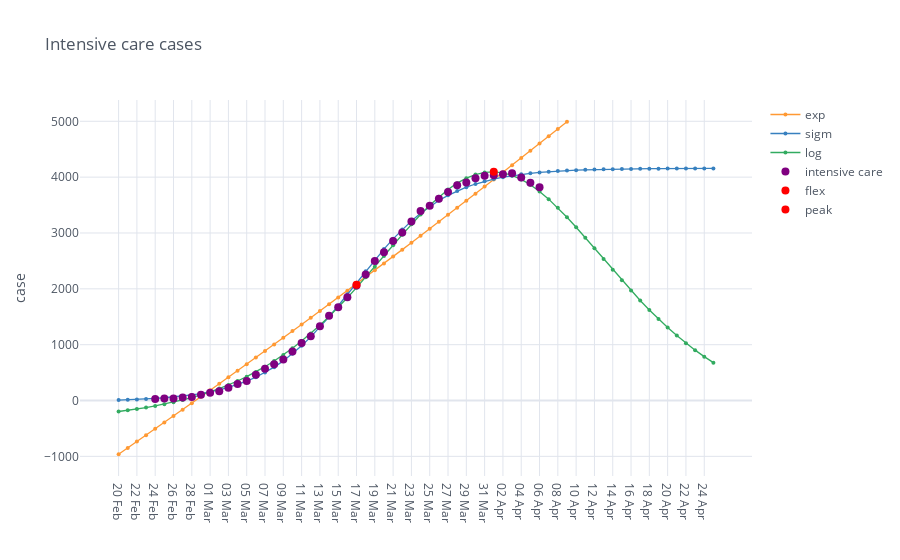

The notebook cell saved with this chart:
### Markdown cell above
## Fitting intensive care data with exponential and logistic models

The exponential model is:

$$y = e^{k(x-x_0)} + y_0$$

where $k, x_0, y_0$ are the parameters to estimate.

For the logistic model:

$$y = \frac{c}{1+e^{-k(x-x_0)}} + y_0$$

where $c, k, x_0, y_0$ are the parameters to estimate.

### Code cell
# condition = df['intensive care'] >= 0
# df = df[condition]

fig = mpl.iplot_analysis_plot(df.drop(columns=['day']), title='Intensive care cases')
fig.show()

### Figure 1 — Plotly figure (JSON) as saved in the notebook; plotly's stock layout.template omitted (floating-point values rounded to 4 significant figures)
{"data": [{"line": {"color": "rgba(255, 153, 51, 1.0)", "dash": "solid", "shape": "linear", "width": 1.3}, "marker": {"size": 4, "symbol": "circle"}, "mode": "lines+markers", "name": "exp", "text": "", "type": "scatter", "x": ["20 Feb", "21 Feb", "22 Feb", "23 Feb", "24 Feb", "25 Feb", "26 Feb", "27 Feb", "28 Feb", "29 Feb", "01 Mar", "02 Mar", "03 Mar", "04 Mar", "05 Mar", "06 Mar", "07 Mar", "08 Mar", "09 Mar", "10 Mar", "11 Mar", "12 Mar", "13 Mar", "14 Mar", "15 Mar", "16 Mar", "17 Mar", "18 Mar", "19 Mar", "20 Mar", "21 Mar", "22 Mar", "23 Mar", "24 Mar", "25 Mar", "26 Mar", "27 Mar", "28 Mar", "29 Mar", "30 Mar", "31 Mar", "01 Apr", "02 Apr", "03 Apr", "04 Apr", "05 Apr", "06 Apr", "07 Apr", "08 Apr", "09 Apr", "10 Apr", "11 Apr", "12 Apr", "13 Apr", "14 Apr", "15 Apr", "16 Apr", "17 Apr", "18 Apr", "19 Apr", "20 Apr", "21 Apr", "22 Apr", "23 Apr", "24 Apr", "25 Apr"], "y": [-961.1, -848.2, -735.0, -621.4, -507.4, -393.2, -278.5, -163.6, -48.24, 67.42, 183.4, 299.8, 416.5, 533.6, 651.0, 768.8, 886.9, 1005.0, 1124.0, 1243.0, 1363.0, 1483.0, 1603.0, 1724.0, 1845.0, 1966.0, 2088.0, 2210.0, 2332.0, 2455.0, 2578.0, 2702.0, 2826.0, 2950.0, 3075.0, 3200.0, 3326.0, 3451.0, 3578.0, 3704.0, 3831.0, 3958.0, 4086.0, 4214.0, 4343.0, 4472.0, 4601.0, 4731.0, 4861.0, 4991.0, "", "", "", "", "", "", "", "", "", "", "", "", "", "", "", ""]}, {"line": {"color": "rgba(55, 128, 191, 1.0)", "dash": "solid", "shape": "linear", "width": 1.3}, "marker": {"size": 4, "symbol": "circle"}, "mode": "lines+markers", "name": "sigm", "text": "", "type": "scatter", "x": ["20 Feb", "21 Feb", "22 Feb", "23 Feb", "24 Feb", "25 Feb", "26 Feb", "27 Feb", "28 Feb", "29 Feb", "01 Mar", "02 Mar", "03 Mar", "04 Mar", "05 Mar", "06 Mar", "07 Mar", "08 Mar", "09 Mar", "10 Mar", "11 Mar", "12 Mar", "13 Mar", "14 Mar", "15 Mar", "16 Mar", "17 Mar", "18 Mar", "19 Mar", "20 Mar", "21 Mar", "22 Mar", "23 Mar", "24 Mar", "25 Mar", "26 Mar", "27 Mar", "28 Mar", "29 Mar", "30 Mar", "31 Mar", "01 Apr", "02 Apr", "03 Apr", "04 Apr", "05 Apr", "06 Apr", "07 Apr", "08 Apr", "09 Apr", "10 Apr", "11 Apr", "12 Apr", "13 Apr", "14 Apr", "15 Apr", "16 Apr", "17 Apr", "18 Apr", "19 Apr", "20 Apr", "21 Apr", "22 Apr", "23 Apr", "24 Apr", "25 Apr"], "y": [8.721, 14.0, 20.42, 28.23, 37.73, 49.26, 63.26, 80.21, 100.7, 125.5, 155.3, 191.1, 234.0, 285.0, 345.6, 417.1, 500.7, 597.9, 709.8, 837.1, 980.4, 1139.0, 1313.0, 1500.0, 1697.0, 1902.0, 2109.0, 2316.0, 2519.0, 2712.0, 2895.0, 3063.0, 3216.0, 3354.0, 3476.0, 3582.0, 3674.0, 3753.0, 3820.0, 3877.0, 3925.0, 3965.0, 3999.0, 4027.0, 4050.0, 4069.0, 4085.0, 4098.0, 4108.0, 4117.0, 4125.0, 4131.0, 4135.0, 4140.0, 4143.0, 4146.0, 4148.0, 4150.0, 4151.0, 4152.0, 4153.0, 4154.0, 4155.0, 4155.0, 4156.0, 4156.0]}, {"line": {"color": "rgba(50, 171, 96, 1.0)", "dash": "solid", "shape": "linear", "width": 1.3}, "marker": {"size": 4, "symbol": "circle"}, "mode": "lines+markers", "name": "log", "text": "", "type": "scatter", "x": ["20 Feb", "21 Feb", "22 Feb", "23 Feb", "24 Feb", "25 Feb", "26 Feb", "27 Feb", "28 Feb", "29 Feb", "01 Mar", "02 Mar", "03 Mar", "04 Mar", "05 Mar", "06 Mar", "07 Mar", "08 Mar", "09 Mar", "10 Mar", "11 Mar", "12 Mar", "13 Mar", "14 Mar", "15 Mar", "16 Mar", "17 Mar", "18 Mar", "19 Mar", "20 Mar", "21 Mar", "22 Mar", "23 Mar", "24 Mar", "25 Mar", "26 Mar", "27 Mar", "28 Mar", "29 Mar", "30 Mar", "31 Mar", "01 Apr", "02 Apr", "03 Apr", "04 Apr", "05 Apr", "06 Apr", "07 Apr", "08 Apr", "09 Apr", "10 Apr", "11 Apr", "12 Apr", "13 Apr", "14 Apr", "15 Apr", "16 Apr", "17 Apr", "18 Apr", "19 Apr", "20 Apr", "21 Apr", "22 Apr", "23 Apr", "24 Apr", "25 Apr"], "y": [-196.7, -175.7, -152.3, -126.3, -97.44, -65.37, -29.8, 9.628, 53.28, 101.5, 154.8, 213.6, 278.3, 349.5, 427.5, 512.8, 606.0, 707.4, 817.4, 936.4, 1065.0, 1202.0, 1349.0, 1504.0, 1669.0, 1841.0, 2021.0, 2206.0, 2396.0, 2588.0, 2780.0, 2970.0, 3154.0, 3331.0, 3496.0, 3647.0, 3780.0, 3892.0, 3982.0, 4046.0, 4084.0, 4094.0, 4076.0, 4031.0, 3959.0, 3863.0, 3744.0, 3606.0, 3451.0, 3282.0, 3103.0, 2917.0, 2726.0, 2534.0, 2342.0, 2154.0, 1970.0, 1792.0, 1622.0, 1460.0, 1307.0, 1162.0, 1028.0, 902.0, 785.6, 678.0]}, {"line": {"color": "rgba(128, 0, 128, 1.0)", "dash": "solid", "shape": "linear", "width": 1.3}, "marker": {"size": 8, "symbol": "circle"}, "mode": "markers", "name": "intensive care", "text": "", "type": "scatter", "x": ["20 Feb", "21 Feb", "22 Feb", "23 Feb", "24 Feb", "25 Feb", "26 Feb", "27 Feb", "28 Feb", "29 Feb", "01 Mar", "02 Mar", "03 Mar", "04 Mar", "05 Mar", "06 Mar", "07 Mar", "08 Mar", "09 Mar", "10 Mar", "11 Mar", "12 Mar", "13 Mar", "14 Mar", "15 Mar", "16 Mar", "17 Mar", "18 Mar", "19 Mar", "20 Mar", "21 Mar", "22 Mar", "23 Mar", "24 Mar", "25 Mar", "26 Mar", "27 Mar", "28 Mar", "29 Mar", "30 Mar", "31 Mar", "01 Apr", "02 Apr", "03 Apr", "04 Apr", "05 Apr", "06 Apr", "07 Apr", "08 Apr", "09 Apr", "10 Apr", "11 Apr", "12 Apr", "13 Apr", "14 Apr", "15 Apr", "16 Apr", "17 Apr", "18 Apr", "19 Apr", "20 Apr", "21 Apr", "22 Apr", "23 Apr", "24 Apr", "25 Apr"], "y": ["", "", "", "", 27.0, 35.0, 36.0, 56.0, 64.0, 105.0, 140.0, 166.0, 229.0, 295.0, 351.0, 462.0, 567.0, 650.0, 733.0, 877.0, 1028.0, 1153.0, 1328.0, 1518.0, 1672.0, 1851.0, 2060.0, 2257.0, 2498.0, 2655.0, 2857.0, 3009.0, 3204.0, 3396.0, 3489.0, 3612.0, 3732.0, 3856.0, 3906.0, 3981.0, 4023.0, 4035.0, 4053.0, 4068.0, 3994.0, 3900.0, 3820.0, "", "", "", "", "", "", "", "", "", "", "", "", "", "", "", "", "", "", ""]}, {"marker": {"color": "rgba(255, 0, 0, 125)", "size": 8}, "mode": "markers", "name": "flex", "type": "scatter", "x": ["17 Mar"], "y": [2071.0]}, {"marker": {"color": "rgba(255, 0, 0, 125)", "size": 8}, "mode": "markers", "name": "peak", "type": "scatter", "x": ["01 Apr"], "y": [4094.0]}], "layout": {"legend": {"bgcolor": "#FFFFFF", "font": {"color": "#4D5663"}}, "paper_bgcolor": "#FFFFFF", "plot_bgcolor": "#FFFFFF", "title": {"font": {"color": "#4D5663"}, "text": "Intensive care cases"}, "xaxis": {"gridcolor": "#E1E5ED", "showgrid": true, "tickfont": {"color": "#4D5663"}, "title": {"font": {"color": "#4D5663"}, "text": ""}, "zerolinecolor": "#E1E5ED"}, "yaxis": {"gridcolor": "#E1E5ED", "showgrid": true, "tickfont": {"color": "#4D5663"}, "title": {"font": {"color": "#4D5663"}, "text": "case"}, "zerolinecolor": "#E1E5ED"}}}
